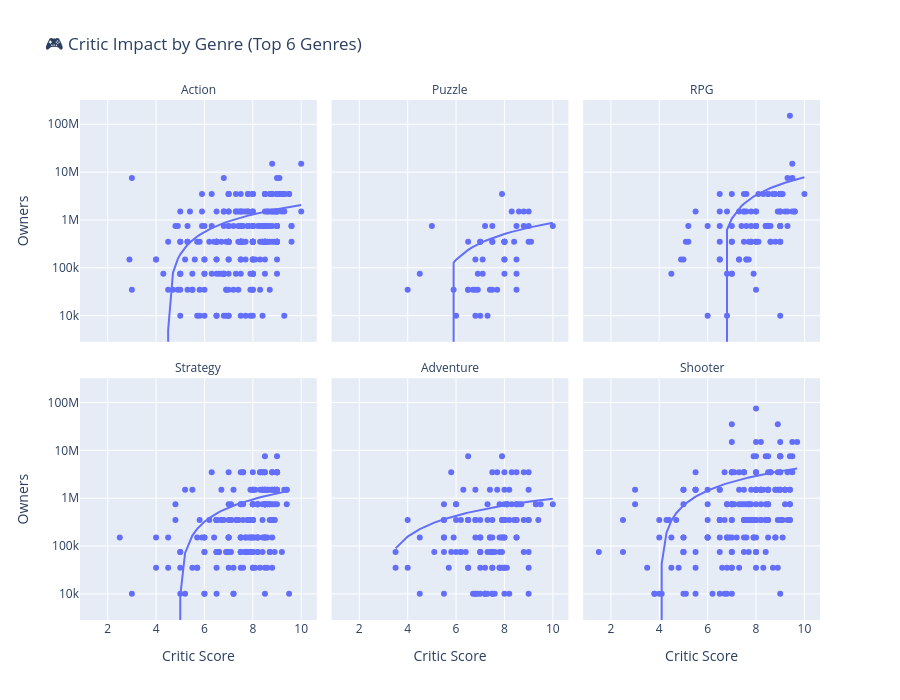

The notebook cell saved with this chart:
### Markdown cell above
## 7. Genre-Specific Critic Impact

**Question:** Does Thomas's game genre benefit more/less from critic reviews?

**What to look for:**
- Strong correlations in certain genres = Critics matter more there ✅
- Weak correlations = Marketing/franchise power dominates
- **Key insight:** Genre-specific strategy for review copies

### Code cell
# Get top 6 genres by game count
top_genres = df_analysis['primary_genre'].value_counts().head(6).index.tolist()
df_top_genres = df_analysis[df_analysis['primary_genre'].isin(top_genres)].copy()

# Calculate correlation by genre
genre_correlations = []
for genre in top_genres:
    genre_data = df_top_genres[df_top_genres['primary_genre'] == genre]
    if len(genre_data) > 5:  # Need enough data points
        corr, p_val = stats.pearsonr(genre_data['critic_score'], genre_data['owners_midpoint'])
        genre_correlations.append({
            'genre': genre,
            'correlation': corr,
            'p_value': p_val,
            'game_count': len(genre_data)
        })

genre_corr_df = pd.DataFrame(genre_correlations).sort_values('correlation', ascending=False)

# Create faceted scatter plots
fig = px.scatter(
    df_top_genres,
    x='critic_score',
    y='owners_midpoint',
    facet_col='primary_genre',
    facet_col_wrap=3,
    trendline='ols',
    hover_data=['title', 'critic_score', 'owners_midpoint'],
    title='🎮 Critic Impact by Genre (Top 6 Genres)',
    labels={'critic_score': 'Critic Score', 'owners_midpoint': 'Owners'},
    height=700
)

fig.update_yaxes(type='log')
fig.for_each_annotation(lambda a: a.update(text=a.text.split("=")[-1]))

fig.show()

# Print correlation summary
print("\n💡 Critic Impact by Genre (Correlation with Sales):")
print("="*60)
for _, row in genre_corr_df.iterrows():
    strength = "🔥 STRONG" if row['correlation'] > 0.4 else "⚡ MODERATE" if row['correlation'] > 0.2 else "⚠️ WEAK"
    print(f"{strength:15} | {row['genre']:20} | r={row['correlation']:.3f} ({row['game_count']} games)")
    
print("\n✅ Reviews matter MOST for:", genre_corr_df.iloc[0]['genre'])
print("❌ Reviews matter LEAST for:", genre_corr_df.iloc[-1]['genre'])

### Figure 1 — Plotly figure (JSON) as saved in the notebook; plotly's stock layout.template omitted (floating-point values rounded to 4 significant figures; data arrays with more than 128 entries replaced by an {"elided": "..."} marker saying what was removed)
{"data": [{"customdata": {"elided": "255x1 str values"}, "hovertemplate": "primary_genre=Action<br>Critic Score=%{x}<br>Owners=%{y}<br>title=%{customdata[0]}<extra></extra>", "legendgroup": "", "marker": {"color": "#636efa", "symbol": "circle"}, "mode": "markers", "name": "", "orientation": "v", "showlegend": false, "type": "scatter", "x": {"elided": "255 float values"}, "xaxis": "x4", "y": {"elided": "255 int values"}, "yaxis": "y4"}, {"hovertemplate": "<b>OLS trendline</b><br>owners_midpoint = 372573 * critic_score + -1.67149e+06<br>R<sup>2</sup>=0.076240<br><br>primary_genre=Action<br>Critic Score=%{x}<br>Owners=%{y} <b>(trend)</b><extra></extra>", "legendgroup": "", "marker": {"color": "#636efa", "symbol": "circle"}, "mode": "lines", "name": "", "showlegend": false, "type": "scatter", "x": {"elided": "255 float values"}, "xaxis": "x4", "y": {"elided": "255 float values"}, "yaxis": "y4"}, {"customdata": [["7 Wonders: Treasures of Seven"], ["A Virus Named Tom"], ["Antichamber"], ["Bejeweled 3"], ["Bejeweled Twist"], ["Cogs"], ["Contrast"], ["Crayon Physics Deluxe"], ["Crazy Machines 2"], ["Critical Mass"], ["Expand"], ["Flock"], ["Gunpoint"], ["Human Fall Flat"], ["I Am Bread"], ["Incredipede"], ["Little Inferno"], ["Lumines"], ["Luxor: Quest for the Afterlife"], ["Luxor 3"], ["Magnetic: Cage Closed"], ["Magrunner: Dark Pulse"], ["MouseCraft"], ["Mystery Case Files: 13th Skull"], ["NightSky"], ["Osmos"], ["Peggle Nights"], ["Pony Island"], ["Puzzle Quest: Galactrix"], ["Quadrilateral Cowboy"], ["Quantum Conundrum"], ["QUBE"], ["Road Not Taken"], ["Roogoo"], ["Rush"], ["Safecracker: The Ultimate Puzzle Adventure"], ["Scribblenauts Unlimited"], ["Scribblenauts Unmasked: A DC Comics Adventure"], ["Storm"], ["The Talos Principle"], ["The Turing Test"], ["The UnderGarden"], ["The Witness"], ["Tiny Brains"], ["Vessel"], ["World of Goo"], ["Yosumin!"], ["Zen Bound 2"], ["Zuma's Revenge"]], "hovertemplate": "primary_genre=Puzzle<br>Critic Score=%{x}<br>Owners=%{y}<br>title=%{customdata[0]}<extra></extra>", "legendgroup": "", "marker": {"color": "#636efa", "symbol": "circle"}, "mode": "markers", "name": "", "orientation": "v", "showlegend": false, "type": "scatter", "x": [5.9, 7.0, 8.6, 8.0, 7.4, 7.3, 7.5, 8.8, 6.8, 8.0, 8.0, 6.9, 9.0, 7.9, 7.2, 8.5, 5.0, 6.8, 6.0, 7.5, 6.5, 6.8, 7.7, 7.0, 7.5, 8.5, 8.4, 9.0, 8.5, 8.5, 8.0, 6.5, 6.7, 7.1, 8.0, 6.9, 8.8, 9.1, 4.0, 8.3, 7.0, 6.5, 10.0, 4.5, 8.0, 9.0, 7.1, 7.5, 8.0], "xaxis": "x5", "y": [35000, 350000, 1500000, 350000, 35000, 10000, 350000, 750000, 150000, 150000, 75000, 35000, 750000, 3500000, 750000, 150000, 750000, 10000, 10000, 35000, 35000, 35000, 35000, 10000, 750000, 750000, 350000, 350000, 35000, 75000, 350000, 350000, 35000, 75000, 350000, 75000, 1500000, 350000, 35000, 1500000, 350000, 35000, 750000, 75000, 350000, 1500000, 150000, 350000, 150000], "yaxis": "y5"}, {"hovertemplate": "<b>OLS trendline</b><br>owners_midpoint = 181016 * critic_score + -939256<br>R<sup>2</sup>=0.120211<br><br>primary_genre=Puzzle<br>Critic Score=%{x}<br>Owners=%{y} <b>(trend)</b><extra></extra>", "legendgroup": "", "marker": {"color": "#636efa", "symbol": "circle"}, "mode": "lines", "name": "", "showlegend": false, "type": "scatter", "x": [4.0, 4.5, 5.0, 5.9, 6.0, 6.5, 6.5, 6.5, 6.7, 6.8, 6.8, 6.8, 6.9, 6.9, 7.0, 7.0, 7.0, 7.1, 7.1, 7.2, 7.3, 7.4, 7.5, 7.5, 7.5, 7.5, 7.7, 7.9, 8.0, 8.0, 8.0, 8.0, 8.0, 8.0, 8.0, 8.3, 8.4, 8.5, 8.5, 8.5, 8.5, 8.6, 8.8, 8.8, 9.0, 9.0, 9.0, 9.1, 10.0], "xaxis": "x5", "y": [-215200.0, -124700.0, -34170.0, 128700.0, 146800.0, 237400.0, 237400.0, 237400.0, 273600.0, 291700.0, 291700.0, 291700.0, 309800.0, 309800.0, 327900.0, 327900.0, 327900.0, 346000.0, 346000.0, 364100.0, 382200.0, 400300.0, 418400.0, 418400.0, 418400.0, 418400.0, 454600.0, 490800.0, 508900.0, 508900.0, 508900.0, 508900.0, 508900.0, 508900.0, 508900.0, 563200.0, 581300.0, 599400.0, 599400.0, 599400.0, 599400.0, 617500.0, 653700.0, 653700.0, 689900.0, 689900.0, 689900.0, 708000.0, 870900.0], "yaxis": "y5"}, {"customdata": [["A Bird Story"], ["Akaneiro: Demon Hunters"], ["Avencast: Rise of the Mage"], ["Beyond Divinity"], ["Blackguards"], ["Blackguards 2"], ["Champions Online"], ["Child of Light"], ["Chronos"], ["Citizens of Earth"], ["Costume Quest"], ["Costume Quest 2"], ["Cthulhu Saves the World"], ["Darkest Dungeon"], ["DC Universe Online"], ["Dead State"], ["Divinity: Original Sin"], ["Divinity II: Ego Draconis"], ["Doom 3: BFG Edition"], ["Dota 2"], ["Dragon Age: Origins"], ["Dragon's Prophet"], ["Drakensang: The Dark Eye"], ["Dungeon Siege II"], ["Dungeon Siege III"], ["Dungeons of Dredmor"], ["EVE Online"], ["EverQuest: Omens of War"], ["EverQuest II"], ["Faery: Legends Of Avalon"], ["Fallout: New Vegas"], ["Fallout 4"], ["Fate: Undiscovered Realms"], ["Final Fantasy XI"], ["Final Fantasy XIV Online"], ["Freedom Force vs. the 3rd Reich"], ["Guild of Dungeoneering"], ["Guild Wars"], ["Hack 'n' Slash"], ["Jade Empire (Special Edition)"], ["King's Bounty: The Legend"], ["Kingdoms of Amalur: Reckoning"], ["Krater"], ["Legend: Hand of God"], ["Legend of Grimrock"], ["Legend of Grimrock II"], ["Legends of Eisenwald"], ["Lionheart: Legacy of the Crusader"], ["Lords of the Fallen"], ["Mass Effect"], ["Mass Effect 2"], ["Mass Effect 2 (Collector's Edition)"], ["Mass Effect 3"], ["Might and Magic X Legacy"], ["Mount & Blade"], ["Mount & Blade: Warband"], ["Mount & Blade: With Fire & Sword"], ["Neverwinter Nights: Shadows of Undrentide"], ["Omerta: City of Gangsters"], ["Pillars of Eternity"], ["Recettear: An Item Shop's Tale"], ["Rift"], ["Risen"], ["Risen 2: Dark Waters"], ["Risen 3: Titan Lords"], ["Rogue Legacy"], ["Runes of Magic"], ["Runespell: Overture"], ["Sacred"], ["Sacred 3"], ["Shadowrun Returns"], ["South Park: The Stick of Truth"], ["Star Trek Online"], ["Star Wars: The Old Republic -- Rise of the Hutt Cartel"], ["Star Wars: The Old Republic"], ["Star Wars: The Old Republic -- Knights of the Fallen Empire"], ["Star Wars Knights of the Old Republic"], ["Star Wars Knights of the Old Republic II: The Sith Lords"], ["Stardew Valley"], ["The Binding of Isaac"], ["The Binding of Isaac: Rebirth"], ["The Elder Scrolls III: Bloodmoon"], ["The Elder Scrolls IV: Oblivion"], ["The Elder Scrolls Online"], ["The Elder Scrolls V: Skyrim"], ["The Lord of the Rings Online: Riders of Rohan"], ["The Technomancer"], ["The Witcher"], ["The Witcher 2: Assassins of Kings"], ["The Witcher 3: Wild Hunt"], ["Titan Souls"], ["To the Moon"], ["Two Worlds II"], ["Undertale"], ["Vampire: The Masquerade -- Bloodlines"], ["Wasteland 2"]], "hovertemplate": "primary_genre=RPG<br>Critic Score=%{x}<br>Owners=%{y}<br>title=%{customdata[0]}<extra></extra>", "legendgroup": "", "marker": {"color": "#636efa", "symbol": "circle"}, "mode": "markers", "name": "", "orientation": "v", "showlegend": false, "type": "scatter", "x": [8.8, 4.5, 7.0, 8.0, 7.8, 7.8, 7.6, 9.3, 8.0, 6.5, 8.0, 7.6, 8.0, 9.1, 7.0, 6.8, 9.0, 7.0, 7.6, 9.4, 9.0, 5.1, 7.6, 8.5, 6.5, 8.5, 8.0, 9.0, 8.5, 7.0, 9.0, 9.5, 7.0, 8.0, 5.5, 9.0, 7.0, 9.0, 7.7, 8.6, 8.1, 9.0, 5.0, 6.0, 8.5, 8.6, 7.3, 6.8, 7.4, 9.2, 9.6, 9.6, 9.5, 7.3, 8.0, 8.1, 7.5, 7.7, 5.2, 9.0, 7.5, 8.5, 8.6, 6.5, 5.2, 9.0, 7.9, 6.5, 7.8, 6.5, 7.3, 9.0, 6.8, 7.6, 9.0, 6.5, 9.0, 8.7, 8.8, 7.5, 9.0, 8.9, 9.3, 7.8, 9.5, 8.3, 4.9, 8.5, 9.0, 9.3, 8.0, 7.5, 6.0, 10.0, 8.4, 8.4], "xaxis": "x6", "y": [350000, 75000, 350000, 750000, 750000, 350000, 1500000, 750000, 35000, 150000, 350000, 150000, 750000, 3500000, 3500000, 75000, 350000, 750000, 750000, 150000000, 750000, 350000, 150000, 750000, 750000, 750000, 1500000, 750000, 750000, 75000, 3500000, 7500000, 75000, 750000, 1500000, 350000, 350000, 10000, 350000, 350000, 350000, 750000, 150000, 10000, 750000, 350000, 150000, 10000, 750000, 1500000, 1500000, 1500000, 1500000, 150000, 1500000, 3500000, 1500000, 150000, 350000, 1500000, 350000, 3500000, 750000, 1500000, 750000, 1500000, 75000, 150000, 350000, 350000, 1500000, 3500000, 1500000, 3500000, 3500000, 3500000, 3500000, 3500000, 3500000, 3500000, 3500000, 1500000, 1500000, 1500000, 15000000, 3500000, 150000, 3500000, 3500000, 7500000, 350000, 1500000, 750000, 3500000, 750000, 750000], "yaxis": "y6"}, {"hovertemplate": "<b>OLS trendline</b><br>owners_midpoint = 2.23836e+06 * critic_score + -1.45979e+07<br>R<sup>2</sup>=0.031783<br><br>primary_genre=RPG<br>Critic Score=%{x}<br>Owners=%{y} <b>(trend)</b><extra></extra>", "legendgroup": "", "marker": {"color": "#636efa", "symbol": "circle"}, "mode": "lines", "name": "", "showlegend": false, "type": "scatter", "x": [4.5, 4.9, 5.0, 5.1, 5.2, 5.2, 5.5, 6.0, 6.0, 6.5, 6.5, 6.5, 6.5, 6.5, 6.5, 6.8, 6.8, 6.8, 7.0, 7.0, 7.0, 7.0, 7.0, 7.0, 7.3, 7.3, 7.3, 7.4, 7.5, 7.5, 7.5, 7.5, 7.6, 7.6, 7.6, 7.6, 7.6, 7.7, 7.7, 7.8, 7.8, 7.8, 7.8, 7.9, 8.0, 8.0, 8.0, 8.0, 8.0, 8.0, 8.0, 8.0, 8.1, 8.1, 8.3, 8.4, 8.4, 8.5, 8.5, 8.5, 8.5, 8.5, 8.5, 8.6, 8.6, 8.6, 8.7, 8.8, 8.8, 8.9, 9.0, 9.0, 9.0, 9.0, 9.0, 9.0, 9.0, 9.0, 9.0, 9.0, 9.0, 9.0, 9.0, 9.0, 9.1, 9.2, 9.3, 9.3, 9.3, 9.4, 9.5, 9.5, 9.5, 9.6, 9.6, 10.0], "xaxis": "x6", "y": [-4525000.0, -3630000.0, -3406000.0, -3182000.0, -2958000.0, -2958000.0, -2287000.0, -1168000.0, -1168000.0, -48530.0, -48530.0, -48530.0, -48530.0, -48530.0, -48530.0, 623000.0, 623000.0, 623000.0, 1071000.0, 1071000.0, 1071000.0, 1071000.0, 1071000.0, 1071000.0, 1742000.0, 1742000.0, 1742000.0, 1966000.0, 2190000.0, 2190000.0, 2190000.0, 2190000.0, 2414000.0, 2414000.0, 2414000.0, 2414000.0, 2414000.0, 2637000.0, 2637000.0, 2861000.0, 2861000.0, 2861000.0, 2861000.0, 3085000.0, 3309000.0, 3309000.0, 3309000.0, 3309000.0, 3309000.0, 3309000.0, 3309000.0, 3309000.0, 3533000.0, 3533000.0, 3981000.0, 4204000.0, 4204000.0, 4428000.0, 4428000.0, 4428000.0, 4428000.0, 4428000.0, 4428000.0, 4652000.0, 4652000.0, 4652000.0, 4876000.0, 5100000.0, 5100000.0, 5324000.0, 5547000.0, 5547000.0, 5547000.0, 5547000.0, 5547000.0, 5547000.0, 5547000.0, 5547000.0, 5547000.0, 5547000.0, 5547000.0, 5547000.0, 5547000.0, 5547000.0, 5771000.0, 5995000.0, 6219000.0, 6219000.0, 6219000.0, 6443000.0, 6667000.0, 6667000.0, 6667000.0, 6890000.0, 6890000.0, 7786000.0], "yaxis": "y6"}, {"customdata": {"elided": "209x1 str values"}, "hovertemplate": "primary_genre=Strategy<br>Critic Score=%{x}<br>Owners=%{y}<br>title=%{customdata[0]}<extra></extra>", "legendgroup": "", "marker": {"color": "#636efa", "symbol": "circle"}, "mode": "markers", "name": "", "orientation": "v", "showlegend": false, "type": "scatter", "x": {"elided": "209 float values"}, "xaxis": "x", "y": {"elided": "209 int values"}, "yaxis": "y"}, {"hovertemplate": "<b>OLS trendline</b><br>owners_midpoint = 312977 * critic_score + -1.55579e+06<br>R<sup>2</sup>=0.104642<br><br>primary_genre=Strategy<br>Critic Score=%{x}<br>Owners=%{y} <b>(trend)</b><extra></extra>", "legendgroup": "", "marker": {"color": "#636efa", "symbol": "circle"}, "mode": "lines", "name": "", "showlegend": false, "type": "scatter", "x": {"elided": "209 float values"}, "xaxis": "x", "y": {"elided": "209 float values"}, "yaxis": "y"}, {"customdata": {"elided": "133x1 str values"}, "hovertemplate": "primary_genre=Adventure<br>Critic Score=%{x}<br>Owners=%{y}<br>title=%{customdata[0]}<extra></extra>", "legendgroup": "", "marker": {"color": "#636efa", "symbol": "circle"}, "mode": "markers", "name": "", "orientation": "v", "showlegend": false, "type": "scatter", "x": {"elided": "133 float values"}, "xaxis": "x2", "y": {"elided": "133 int values"}, "yaxis": "y2"}, {"hovertemplate": "<b>OLS trendline</b><br>owners_midpoint = 136358 * critic_score + -387994<br>R<sup>2</sup>=0.020070<br><br>primary_genre=Adventure<br>Critic Score=%{x}<br>Owners=%{y} <b>(trend)</b><extra></extra>", "legendgroup": "", "marker": {"color": "#636efa", "symbol": "circle"}, "mode": "lines", "name": "", "showlegend": false, "type": "scatter", "x": {"elided": "133 float values"}, "xaxis": "x2", "y": {"elided": "133 float values"}, "yaxis": "y2"}, {"customdata": {"elided": "195x1 str values"}, "hovertemplate": "primary_genre=Shooter<br>Critic Score=%{x}<br>Owners=%{y}<br>title=%{customdata[0]}<extra></extra>", "legendgroup": "", "marker": {"color": "#636efa", "symbol": "circle"}, "mode": "markers", "name": "", "orientation": "v", "showlegend": false, "type": "scatter", "x": {"elided": "195 float values"}, "xaxis": "x3", "y": {"elided": "195 int values"}, "yaxis": "y3"}, {"hovertemplate": "<b>OLS trendline</b><br>owners_midpoint = 737943 * critic_score + -2.9833e+06<br>R<sup>2</sup>=0.030944<br><br>primary_genre=Shooter<br>Critic Score=%{x}<br>Owners=%{y} <b>(trend)</b><extra></extra>", "legendgroup": "", "marker": {"color": "#636efa", "symbol": "circle"}, "mode": "lines", "name": "", "showlegend": false, "type": "scatter", "x": {"elided": "195 float values"}, "xaxis": "x3", "y": {"elided": "195 float values"}, "yaxis": "y3"}], "layout": {"annotations": [{"font": {}, "showarrow": false, "text": "Strategy", "x": 0.16, "xanchor": "center", "xref": "paper", "y": 0.465, "yanchor": "bottom", "yref": "paper"}, {"font": {}, "showarrow": false, "text": "Adventure", "x": 0.5, "xanchor": "center", "xref": "paper", "y": 0.465, "yanchor": "bottom", "yref": "paper"}, {"font": {}, "showarrow": false, "text": "Shooter", "x": 0.84, "xanchor": "center", "xref": "paper", "y": 0.465, "yanchor": "bottom", "yref": "paper"}, {"font": {}, "showarrow": false, "text": "Action", "x": 0.16, "xanchor": "center", "xref": "paper", "y": 1.0, "yanchor": "bottom", "yref": "paper"}, {"font": {}, "showarrow": false, "text": "Puzzle", "x": 0.5, "xanchor": "center", "xref": "paper", "y": 1.0, "yanchor": "bottom", "yref": "paper"}, {"font": {}, "showarrow": false, "text": "RPG", "x": 0.84, "xanchor": "center", "xref": "paper", "y": 1.0, "yanchor": "bottom", "yref": "paper"}], "height": 700, "legend": {"tracegroupgap": 0}, "title": {"text": "🎮 Critic Impact by Genre (Top 6 Genres)"}, "xaxis": {"anchor": "y", "domain": [0, 0.32], "title": {"text": "Critic Score"}}, "xaxis2": {"anchor": "y2", "domain": [0.34, 0.66], "matches": "x", "title": {"text": "Critic Score"}}, "xaxis3": {"anchor": "y3", "domain": [0.68, 1.0], "matches": "x", "title": {"text": "Critic Score"}}, "xaxis4": {"anchor": "y4", "domain": [0, 0.32], "matches": "x", "showticklabels": false}, "xaxis5": {"anchor": "y5", "domain": [0.34, 0.66], "matches": "x", "showticklabels": false}, "xaxis6": {"anchor": "y6", "domain": [0.68, 1.0], "matches": "x", "showticklabels": false}, "yaxis": {"anchor": "x", "domain": [0, 0.465], "title": {"text": "Owners"}, "type": "log"}, "yaxis2": {"anchor": "x2", "domain": [0, 0.465], "matches": "y", "showticklabels": false, "type": "log"}, "yaxis3": {"anchor": "x3", "domain": [0, 0.465], "matches": "y", "showticklabels": false, "type": "log"}, "yaxis4": {"anchor": "x4", "domain": [0.535, 1.0], "matches": "y", "title": {"text": "Owners"}, "type": "log"}, "yaxis5": {"anchor": "x5", "domain": [0.535, 1.0], "matches": "y", "showticklabels": false, "type": "log"}, "yaxis6": {"anchor": "x6", "domain": [0.535, 1.0], "matches": "y", "showticklabels": false, "type": "log"}}}
